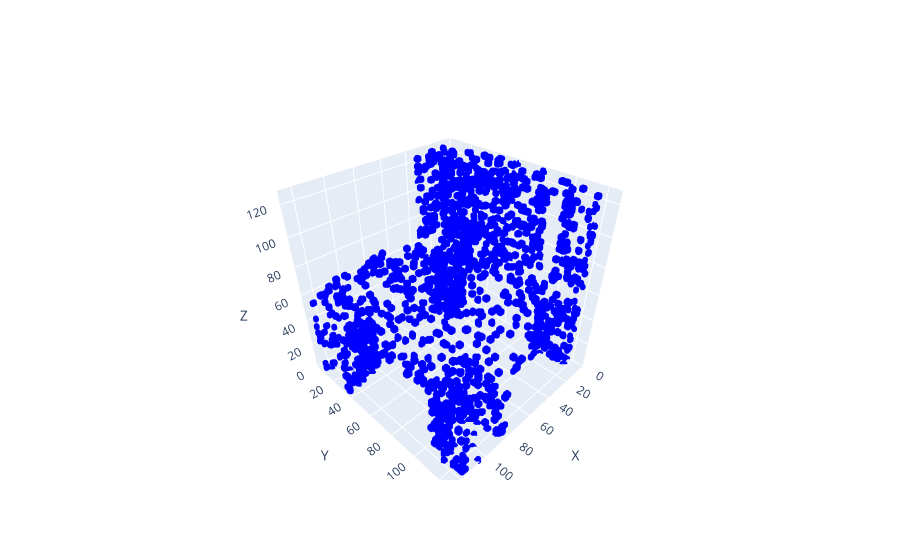

Here is the notebook cell this chart was saved with:
### Code cell
aug = vol.Compose([
    # vol.Flip(2, p=0.5),
    vol.Rotate((0, 0), (-15, 15), (0, 0), p=1),
])


out = (aug(image=batch[0][0].numpy())['image'] > 0.01).astype(np.float32)
print(out.shape)
get_voxel_plotly(out).show()

### Figure 1 — Plotly figure (JSON) as saved in the notebook; plotly's stock layout.template omitted (floating-point values rounded to 4 significant figures; data arrays with more than 128 entries replaced by an {"elided": "..."} marker saying what was removed)
{"data": [{"marker": {"color": "blue", "size": 2}, "mode": "markers", "type": "scatter3d", "x": {"elided": "9046 int values"}, "y": {"elided": "9046 int values"}, "z": {"elided": "9046 int values"}}], "layout": {"scene": {"aspectmode": "data", "xaxis": {"range": [0, 128], "title": {"text": "X"}}, "yaxis": {"range": [0, 128], "title": {"text": "Y"}}, "zaxis": {"range": [0, 128], "title": {"text": "Z"}}}}}
